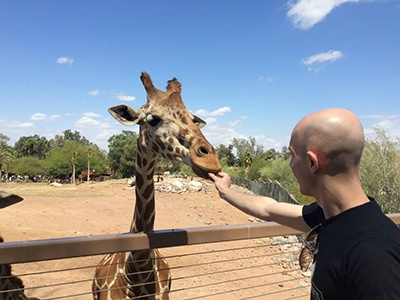
#> input picture lessons/newimage.jpg, 400 x 300 px
$ python morphological.py --image newimage.jpg
#> lines starting #> are read from the running program, lines starting #| are printed output that depends on the picture
import argparse
import cv2

ap = argparse.ArgumentParser()
ap.add_argument("-i", "--image", required=True, help="Path to the image")
args = vars(ap.parse_args())

# load the image and show it
image = cv2.imread(args["image"])
#> image is the input picture: shape (300, 400, 3); mean B, G, R 150.4, 143.8, 139.7
gray = cv2.cvtColor(image, cv2.COLOR_BGR2GRAY)
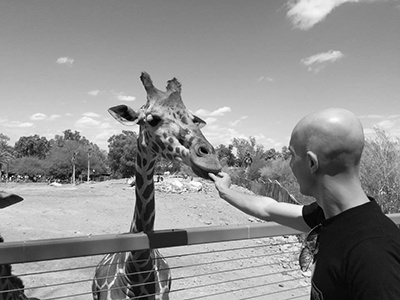
#> gray: shape (300, 400); min 0, max 254, mean 143.3
cv2.imshow("Original", image)

# apply a series of erosions
for i in range(3):
    eroded = cv2.erode(gray.copy(), None, iterations=i + 1)
    cv2.imshow(f"Eroded {i + 1} times", eroded)
    cv2.waitKey(0)
#> this loop made 3 passes
#> pass 1, `eroded = cv2.erode(gray.copy(), None, iterations=i + 1)`:
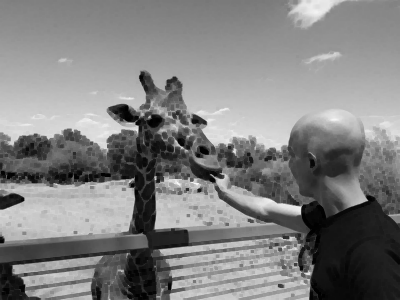
#> eroded: shape (300, 400); min 0, max 249, mean 129.3

# close all windows to cleanup screen
cv2.destroyAllWindows()
cv2.imshow("Original", image)

# apply a series of dilations
for i in range(3):
    dilated = cv2.dilate(gray.copy(), None, iterations=i + 1)
    cv2.imshow(f"Dilated {i + 1} times", dilated)
    cv2.waitKey(0)
#> this loop made 3 passes
#> pass 3, `dilated = cv2.dilate(gray.copy(), None, iterations=i + 1)`:
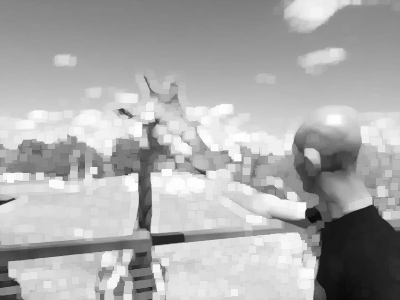
#> dilated: shape (300, 400); min 10, max 254, mean 171.3

# close all windows to cleanup screen
cv2.destroyAllWindows()
cv2.imshow("Original", image)
kernelSizes = [(3, 3), (5, 5), (7, 7)]

# loop over the kernels and apply an "opening" operation to the image
for kernelSize in kernelSizes:
    kernel = cv2.getStructuringElement(cv2.MORPH_RECT, kernelSize)
    opening = cv2.morphologyEx(gray, cv2.MORPH_OPEN, kernel)
    cv2.imshow(f"Opening: ({kernelSize[0]}, {kernelSize[1]})", opening)
    cv2.waitKey(0)
#> this loop made 3 passes
#> kernel on pass 1: [[1, 1, 1], [1, 1, 1], [1, 1, 1]]
#> pass 3, `opening = cv2.morphologyEx(gray, cv2.MORPH_OPEN, kernel)`:
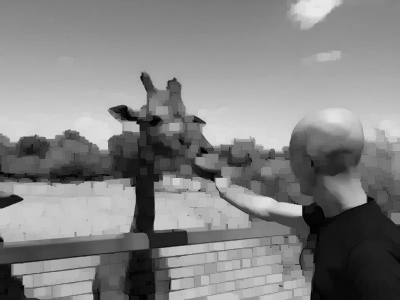
#> opening: shape (300, 400); min 0, max 233, mean 132.1

# close all windows to cleanup screen
cv2.destroyAllWindows()
cv2.imshow("Original", image)

# loop over kernels and apply a "closing" operation to the image
for kernelSize in kernelSizes:
    kernel = cv2.getStructuringElement(cv2.MORPH_RECT, kernelSize)
    closing = cv2.morphologyEx(gray, cv2.MORPH_CLOSE, kernel)
    cv2.imshow(f"Closing: ({kernelSize[0]}, {kernelSize[1]})", closing)
    cv2.waitKey(0)
#> this loop made 3 passes
#> pass 3, `closing = cv2.morphologyEx(gray, cv2.MORPH_CLOSE, kernel)`:
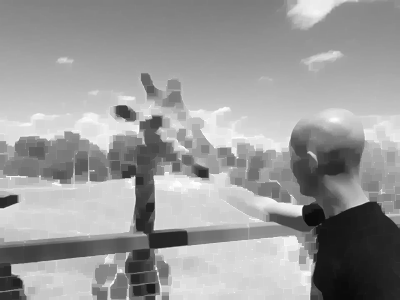
#> closing: shape (300, 400); min 10, max 254, mean 154.8

# close all windows to cleanup screen
cv2.destroyAllWindows()
cv2.imshow("Original", image)

# loop over kernels and apply a "morphological gradient" operation to the image
for kernelSize in kernelSizes:
    kernel = cv2.getStructuringElement(cv2.MORPH_RECT, kernelSize)
    gradient = cv2.morphologyEx(gray, cv2.MORPH_GRADIENT, kernel)
    cv2.imshow(f"Gradient: ({kernelSize[0]}, {kernelSize[1]})", gradient)
    cv2.waitKey(0)
#> this loop made 3 passes
#> pass 1, `gradient = cv2.morphologyEx(gray, cv2.MORPH_GRADIENT, kernel)`:
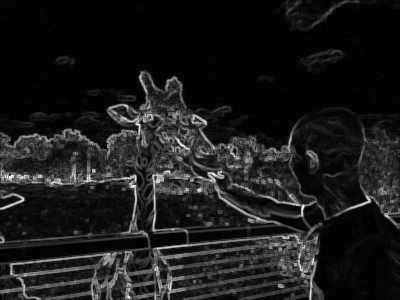
#> gradient: shape (300, 400); min 0, max 250, mean 27.7
#> pass 3, `gradient = cv2.morphologyEx(gray, cv2.MORPH_GRADIENT, kernel)`:
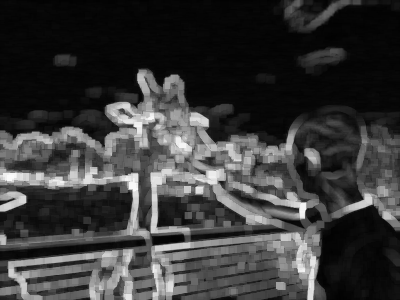
#> gradient: shape (300, 400); min 1, max 251, mean 57.5
